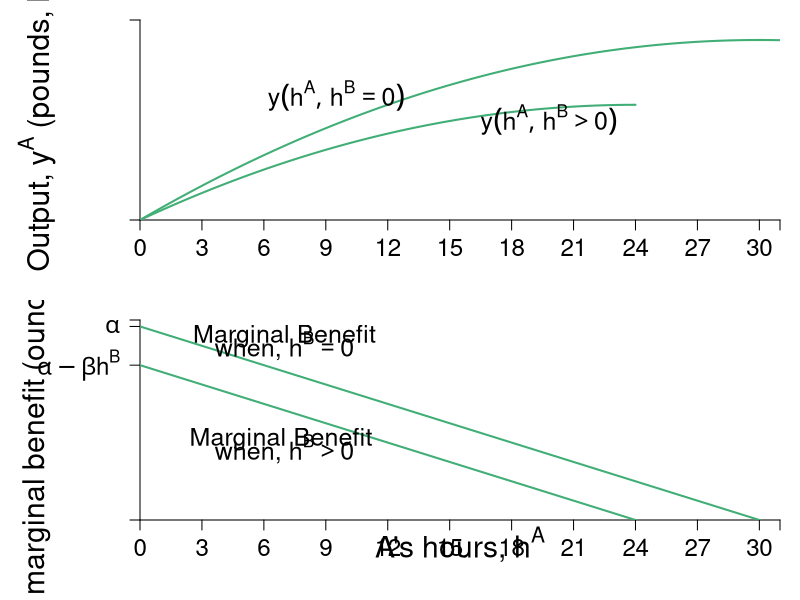

Here is the R script that generated this plot:
require(shape)
pdf(file = "coordination_failures/production_mb.pdf", width = 9, height = 12)

#Set parameters for graphics
pointsize <- 1.8
axislabelsize <- 1.8
labelsize <- 1.5
namesize <- 1.8
annotatesize <- 1.5
graphlinewidth <- 2
segmentlinewidth <- 1.5

COL <- c("#7fc97f", "#beaed4", "#fdc086", "#ffff99", "#386cb0", "#f0027f", "#bf5b17", "#666666")
COLA <- c("#e0f3db", "#99d8c9","#66c2a4","#41ae76", "#238b45", "#005824")
COLB <- c("#4eb3d3", "#2b8cbe", "#0868ac","#084081")


#Need to create a stacked graph and 
#use the option mfrow = c(2,1) for that
par(mar =  c(4, 7, 1, 1), mfrow = c(2,1))

indiffA <- function(ea, uA = 46.08) {
  uA + (1/2)*(ea)^2
}

output <- function(ea, eb = 12, alpha = 30, beta = 1/2){
  (alpha - beta*(ea+eb))*ea
}

uA <- function(ea, ya = output) {
  ya - 0.5*(ea)^2
}

mrsA <- function(ea){
  ea
}

slopeline <- function(ea, yint = 0.5, slope = 2){
  yint + slope*ea
}


xlims <- c(0, 31)
ylims <- c(0, 500)

npts <- 501 
x <- seq(xlims[1], xlims[2], length.out = npts)
y <- seq(ylims[1], ylims[2], length.out = npts) 
a <- c(uA(ea = 12, output(ea = 12, eb = 12)), uA(ea = 15, output(ea = 15, eb = 0)), 300)

plot(0, 0, xlim = xlims, ylim = ylims, type = "n",
     xlab = expression(paste("")),
     ylab = expression(paste("")), 
     xaxt = "n", 
     yaxt = "n", 
     cex.lab = axislabelsize, 
     bty = "n",
     xaxs="i", 
     yaxs="i")

# ticksy <- seq(from = 0, to = ylims[2], by = 2)
# ylabels <- seq(from = 0, to = ylims[2], by = 2)
ticksx <- c(seq(xlims[1], xlims[2], 3), xlims[2])
xlabels <- c(seq(xlims[1], xlims[2], 3), NA)
ticksy <- c(0, ylims[2])
ylabels <- c(NA, NA)
# ticksy <- c(0, 144, 225, 300, ylims[2])
# ylabels <- c(NA, expression(paste(y[1]^A)), expression(paste(y[2]^A)), expression(paste(y[3]^A)), NA)
# ticksx <- c(0, 6.9, 12, 9.6, 16, 24, 26)
# xlabels <- c(NA, expression(paste(e^A,"*")), expression(paste(1/2*beta)), expression(paste(e^{AN})), expression(paste(alpha)), expression(paste(1/beta)), NA)

axis(1, at = ticksx, pos = 0, labels = xlabels, cex.axis= labelsize - 0.05)
axis(2, at = ticksy, pos = 0, labels = ylabels, las = 1, cex.axis= labelsize - 0.05)

npts <- 500 
xx1 <- seq(xlims[1], xlims[2], length.out = npts)
xx2 <- seq(xlims[1], 24, length.out = npts)

lines(xx1, output(xx1, eb = 0), col = COLA[4], lwd = graphlinewidth)
lines(xx2, output(xx2, eb = 12), col = COLA[4], lwd = graphlinewidth)

# contour(x, y,
#         outer(x, y, uA),
#         drawlabels = FALSE,
#         col = COLB[4],
#         lwd = graphlinewidth,
#         levels = a,
#         xaxs="i",
#         yaxs="i",
#         add = TRUE)

# segments(12, 300, 12, -300, lty = 2, col = "gray", lwd = segmentlinewidth, xpd = 350)
# segments(15, output(ea = 15, eb = 0), 15, -300, lty = 2, col = "gray", lwd = segmentlinewidth, xpd = 350)

# segments(2, 0, 2, ylims[2], lty = 2, col = "gray" , lwd = segmentlinewidth)
# segments(6, 0, 6, ylims[2], lty = 2, col = "gray" , lwd = segmentlinewidth)

#Axis labels
#mtext(expression(paste("A's hours, ", h^A)), side=1, line = 3.2, cex = axislabelsize)
#text(0.5*xlims[2], -40, expression(paste("A's hours, ", h^A)), xpd = TRUE, cex = axislabelsize)
text(-5, 0.5*ylims[2], expression(paste("Output, ", y^A," (pounds, lb)")), xpd = TRUE, cex = axislabelsize, srt = 90)

# text(-0.9, 0.5*ylims[2], expression(paste("Output, ", y^A)), xpd = TRUE, cex = axislabelsize, srt = 90)
# text(5, 12, expression(paste("slope", phantom()==h^A, phantom() == 2)), cex = annotatesize)
# Arrows(3.6, 12, 2.4, 12, col = "black", lty = 1, lwd = 2, arr.type = "triangle", arr.lwd = 0.5)
# text(9, 28, expression(paste("slope", phantom()==h^A, phantom() == 6)), cex = annotatesize)
# Arrows(7.6, 28, 6.4, 28, col = "black", lty = 1, lwd = 2, arr.type = "triangle", arr.lwd = 0.5)

#Label the iso-welfare functions for the HG, Aisha
# text(2, 133, expression(u[1]^A), cex = annotatesize)
# text(2, 213, expression(u[2]^A), cex = annotatesize)
# text(2, 285, expression(u[3]^A), cex = annotatesize)

# points(12, output(ea = 12), pch = 16, col = "black", cex = 1.5)
# text(12 + 0.5, output(ea = 12) - 6, expression(paste(n)), cex = annotatesize)

# points(15, output(ea = 15, eb = 0), pch = 16, col = "black", cex = 1.5)
# text(15 + 0.5, output(ea = 15, eb = 0) - 6, expression(paste(s)), cex = annotatesize)


#text(9.5, 350, expression(paste("Production function")), cex = labelsize)
text(9.5, 310, expression(paste(y(h^A, h^B == 0)) ), cex = annotatesize)
text(19.8, 250, expression(paste(y(h^A, h^B >0))), cex = annotatesize)

MBenefit <- function(ea, eb = 12, alpha = 30, beta = 1/2) {
  (alpha - beta*eb - 2*beta*ea)
}

MCost <- function(ea, slope = 1, intercept = 0){
  slope*ea
}


xlims <- c(0, 31)
ylims <- c(0, 31)

npts <- 501 
x <- seq(xlims[1], xlims[2], length.out = npts)
y <- seq(ylims[1], ylims[2], length.out = npts) 

plot(0, 0, xlim = xlims, ylim = ylims, type = "n",
     xlab = expression(paste("")),
     ylab = expression(paste("")), 
     xaxt = "n", 
     yaxt = "n", 
     cex.lab = axislabelsize, 
     bty = "n",
     xaxs="i", 
     yaxs="i")

# ticksy <- seq(from = 0, to = ylims[2], by = 2)
# ylabels <- seq(from = 0, to = ylims[2], by = 2)
# ticksx <- seq(from = 0, to = xlims[2], by = 2)
# xlabels <- seq(from = 0, to = xlims[2], by = 2)
ticksy <- c(0, MBenefit(0, eb = 12), MBenefit(0, eb = 0), ylims[2])
ylabels <- c(NA, expression(paste(alpha - beta*h^B)), expression(paste(alpha)), NA)
# ticksx <- c(0, 12, 15, 24, 30, xlims[2])
# xlabels <- c(0, 12, 15, 24, 30, xlims[2])
ticksx <- c(seq(xlims[1], xlims[2], 3), xlims[2])
xlabels <- c(seq(xlims[1], xlims[2], 3), NA)
#xlabels <- c(NA, expression(paste(h[1]^A)), expression(paste(h[2]^A)), expression(paste(frac(alpha - beta*h^b,2*beta) )), expression(paste(frac(alpha,2*beta) )), NA)

axis(1, at = ticksx, pos = 0, labels = xlabels ,las = 1, cex.axis = labelsize - 0.05)
axis(2, at = ticksy, pos = 0, labels = ylabels, las = 1, cex.axis = labelsize - 0.05)
#text(x = c(0, 12, 15, 24, 30, xlims[2]), par("usr")[3] - 0.4, labels = xlabels, srt = 0, pos = 1, xpd = TRUE, cex = labelsize - 0.05)

#mtext(expression(paste("Aram's hours, ", h^A)), side=1, line = 4, cex = axislabelsize)
text(0.5*xlims[2], -3.8, expression(paste("A's hours, ", h^A)), xpd = TRUE, cex = axislabelsize)
text(-5, 0.5*ylims[2], expression(paste("A's marginal benefit (ounces, oz) ")), xpd = TRUE, cex = axislabelsize, srt = 90) 

npts <- 500 
xx1 <- seq(xlims[1], xlims[2], length.out = npts)
xx2 <- seq(4, 8, length.out = npts)

#Marginal benefit when the other does produce
lines(xx1, MBenefit(xx1, eb = 0), col = COLA[4], lwd = graphlinewidth)

#Marginal benefit when B produce NE number of hours
lines(xx1, MBenefit(xx1, eb = 12), col = COLA[4], lwd = graphlinewidth)


#lines(xx1, MCost(xx1), col = COLB[4], lwd = graphlinewidth)

#For NE hours = 12
# segments(0, 12, 12, 12, lty = 2, col =  "gray", lwd = segmentlinewidth)
# segments(12, 0, 12, 300, lty = 2, col = "gray", lwd = segmentlinewidth, xpd = 350)
# segments(15, 0, 15, 300, lty = 2, col = "gray", lwd = segmentlinewidth, xpd = 350)


#segments(0, 12, 300, 12, lty = 2, col =  "gray", lwd = segmentlinewidth, xpd = TRUE)

#For P-efficient hours = 10
#segments(0, MBenefit(15, eb = 0), 15, MBenefit(15, eb = 0), lty = 2, col = "gray" , lwd = segmentlinewidth)
#segments(15, 0, 15, MBenefit(15, eb = 0),  lty = 2, col = "gray" , lwd = segmentlinewidth)


text(7, 28.5, expression(paste("Marginal Benefit")), cex = labelsize)
text(7, 27, expression(paste("when, ", h^B== 0 )), cex = labelsize)
#text(8, 26.5, expression(paste("Marginal Benefit")), cex = labelsize)
#text(8, 25, expression(paste("when, ", h^B== 0 )), cex = labelsize)
#text(11.5, 24.3, expression(paste(mb^A== alpha - 2*beta*h^A )), cex = labelsize)
#text(11.5, 22.5, expression(paste("when, ", h^B== 0 )), cex = labelsize)

text(7, 12.5, expression(paste("Marginal Benefit ")), cex = labelsize)
text(7, 11, expression(paste("when, ", h^B > 0 )), cex = labelsize)
#text(5.5, 15.5, expression(paste("Marginal Benefit ")), cex = labelsize)
#text(5.5, 14, expression(paste("when, ", h^B > 0 )), cex = labelsize)
#text(24.5, 13.5, expression(paste(mb^A == alpha - beta*h^B - 2*beta*h^A)), cex = labelsize)
#text(24.5, 12, expression(paste("when, ", h^B > 0 )), cex = labelsize)
#Arrows(21.5, 12.5, 17, 8, col = "black", lty = 1, lwd = 2, arr.type = "triangle", arr.lwd = 0.5)

# text(19, 24, expression(paste("Marginal Disutility")), cex = labelsize)
# text(19, 22.5, expression(paste(mc^A == h^A)), cex = labelsize)


# points(12, 12, pch = 16, col = "black", cex = 1.5)
# text(12 + 0.85, 12.1, expression(paste(n)), cex = labelsize)

# points(15, 15, pch = 16, col = "black", cex = 1.5)
# text(15 + 0.85, 15.1, expression(paste(s)), cex = labelsize)

dev.off()
